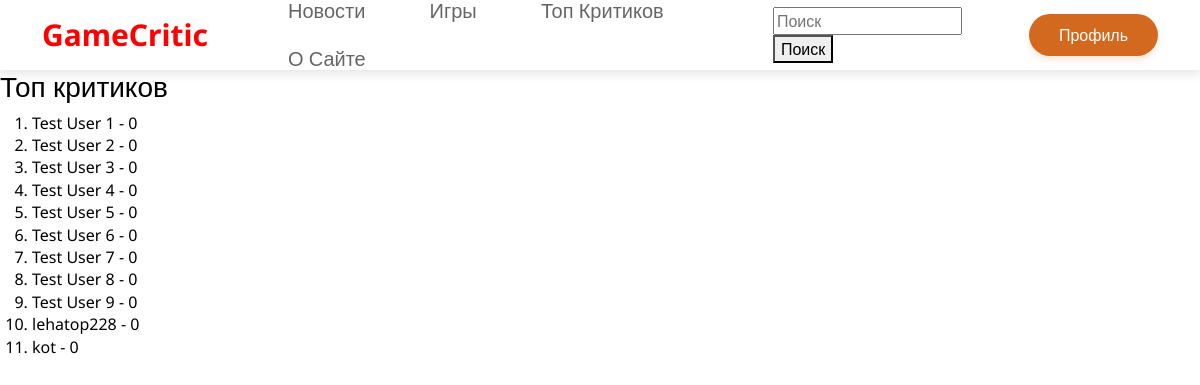
/top-users (signed in), run on an earlier commit of the app's database.
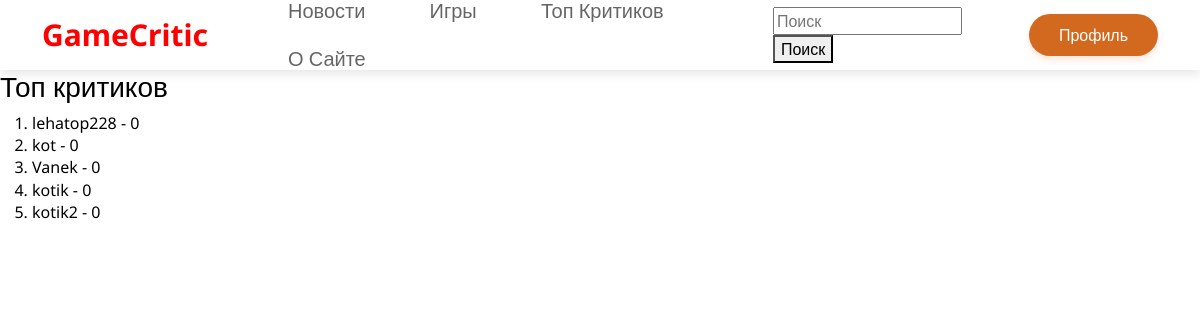
And on a later commit of the database.
### data/users.py (models this page shows, shortened)
class User(SqlAlchemyBase, UserMixin):
    __tablename__ = 'users'
    id = sqlalchemy.Column(sqlalchemy.Integer, primary_key=True, autoincrement=True)
    login = sqlalchemy.Column(sqlalchemy.String, nullable=False, unique=True)
    name = sqlalchemy.Column(sqlalchemy.String, nullable=True)
    surname = sqlalchemy.Column(sqlalchemy.String, nullable=True)
    email = sqlalchemy.Column(sqlalchemy.String, nullable=True, unique=True)
    profile_photo = sqlalchemy.Column(sqlalchemy.String, nullable=True)
    rating = sqlalchemy.Column(sqlalchemy.Integer, default=0)
    certified = sqlalchemy.Column(sqlalchemy.Boolean, default=False)
    rank = sqlalchemy.Column(sqlalchemy.String, default='Любитель')
    hashed_password = sqlalchemy.Column(sqlalchemy.String, nullable=True)
    modified_date = sqlalchemy.Column(sqlalchemy.DateTime, default=datetime.datetime.now())
    reviews = orm.relationship('Review', back_populates='user')
    news = orm.relationship('News', back_populates='user')

### main.py (the view)
@app.route('/top-users')
def top_users():
    db_sess = db_session.create_session()
    users = db_sess.query(User).order_by(User.rating).all()
    return render_template('top_users.html', users=users)

### forms/search.py
class SearchForm(FlaskForm):
    searched = StringField('Searched', validators=[DataRequired()])
    submit = SubmitField('Искать')

### data/db_session.py (called while the page is built)
def create_session() -> Session:
    global __factory
    return __factory()

### main.py (called while the page is built)
@login_manager.user_loader
def load_user(user_id):
    db_sess = db_session.create_session()
    return db_sess.query(User).get(user_id)

@app.context_processor
def base():
    form = SearchForm()
    return dict(form=form)

### templates/top_users.html (shortened to what this page needs)
{% extends "index.html" %}
{%block body%}
    <h3>Топ критиков</h3>
    <ol>
        {%for user in users%}
        <li>{{user.login}} - {{user.rating}}</li>
        {%endfor%}
    </ol>
{%endblock%}

### templates/index.html (shortened to what this page needs)
<!DOCTYPE html>
<html lang="ru">
<head>
	<link rel="stylesheet" href="{{ url_for('static', filename='libs/bootstrap-reboot.min.css') }}">
	<link rel="stylesheet" href="{{ url_for('static', filename='libs/bootstrap-grid.min.css') }}">
	<link rel="stylesheet" href="{{ url_for('static', filename='css/styles.css') }}">
</head>
<body>
	<nav class="navbar">
        <div class="container">
            <a href="/" class="navbar-brand">GameCritic</a>
            <div class="navbar-wrap">
                <ul class="navbar-menu">
                    <li><a href="/news">Новости</a></li>
                    <li><a href="/games">Игры</a></li>
                    <li><a href="/top-users">Топ Критиков</a></li>
                    <li><a href="/info">О Сайте</a></li>
                </ul>
				<form method="POST" action="{{url_for('search')}}">
					<input type="search" class="form-control" placeholder="Поиск"
					aria-label="Search" name="searched">
					<button class="btn btn-outline-secondary" type="submit">Поиск</button>
				</form>
			{% if current_user.is_authenticated %}
            	<a href="/profile/{{current_user.id}}" class="profile">Профиль</a>
			{% else %}
				<a href="/login" class="profile">Войти</a>
			{%endif%}
            </div>
        </div>
    </nav>
	{%block body%}
	{%endblock%}
</body>
</html>

### static/css/styles.css (style rules this page uses)
body { position: relative; font-family: 'Noto Sans', sans-serif; font-size: 16px; line-height: 1.4; color: #000; min-width: 320px; overflow-x: hidden; height: auto; }
.navbar { width: 100%; height: 70px; box-shadow: 0 4px 10px rgba(0, 0, 0, .1); }
.navbar .container { height: inherit; display: flex; justify-content: center; align-items: center; }
.navbar-menu { list-style-type: none; padding-left: 0; margin-bottom: 0; }
.navbar-menu li { display: inline-block; }
.navbar-menu li a { display: inline-block; color: #000; opacity: 0.6; text-decoration: none; padding: 10px 30px; transition: all .07 ease-in-out; font-size: 20px; }
.navbar-wrap { display: flex; flex-flow: row nowrap; align-items: center; }
.profile { margin-left: 30px; padding: 10px 30px; background-color: chocolate; border-radius: 100px; color: white; text-decoration: none; transition: all .1s ease-out; box-shadow: 0 4px 6px rgba(255, 127, 80, .2); }
.navbar-brand { font-weight: 700; font-size: 30px; text-decoration: none; color: red; transition: all .07 ease-in-out; margin-right: 50px; }

What changed in the data, as far as the page shows it:
removed User: login "Test User 1", rating "0"
removed User: login "Test User 2", rating "0"
removed User: login "Test User 3", rating "0"
removed User: login "Test User 4", rating "0"
removed User: login "Test User 5", rating "0"
removed User: login "Test User 6", rating "0"
removed User: login "Test User 7", rating "0"
removed User: login "Test User 8", rating "0"
removed User: login "Test User 9", rating "0"
added User: login "Vanek", rating "0"
added User: login "kotik", rating "0"
added User: login "kotik2", rating "0"
